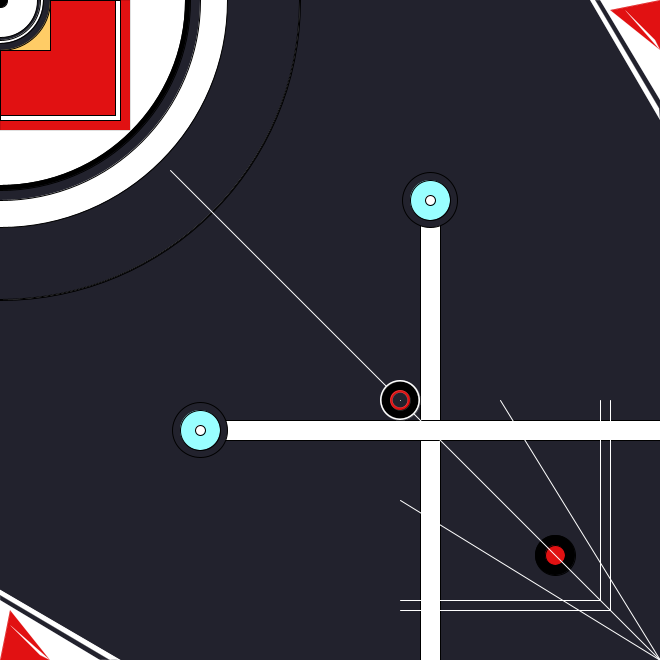
Frame 1 (no input)
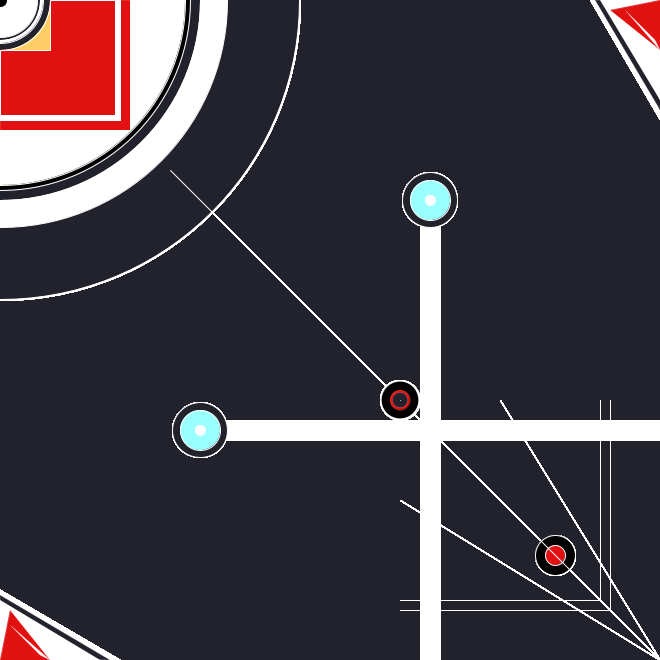
Frame 60 (the mouse pressed at the canvas centre just before this capture)
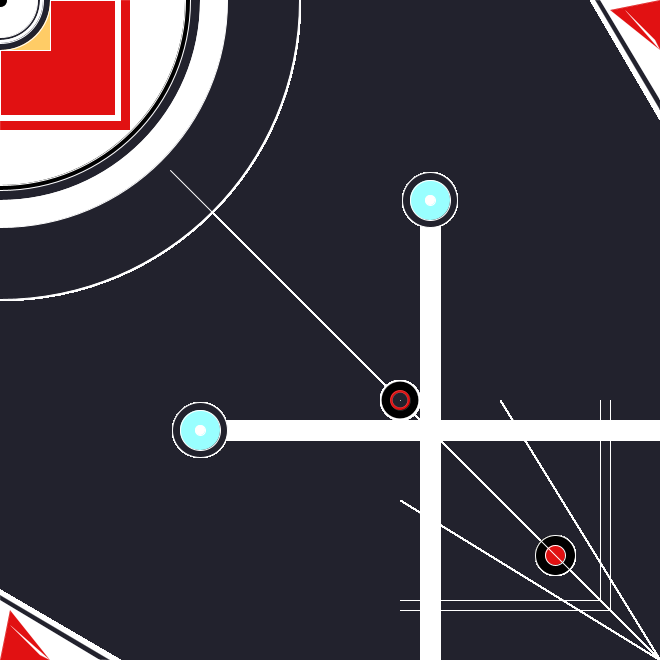
Frame 120 (the mouse held since frame 60 and released just before this capture)

The Processing sketch that drew these frames (run headless with seeded random() and noise(); from frame 60 on, the mouse is pressed at the canvas centre):

// Processing sketch: processing_127932
// ── processing_127932.pde

//Playgramming: 1/13/14, homework 1
//D.G.Kahn, Mondrian-Stella progression.




//ABOUT WORK:
//I was inspired by Tlingit art and Navajo patterns and adopted their pallet and patterns into a piece inspired by both Nadir Alfonso and Pieter Mondrian.
//The colours are strong and work together to give body to the shapes in a way that is an inversion of Mondrian's white-colour dynamic and more visually striking than the soft and velvetine tones of Alfonso.
//The idea was to create a piece that had both the stark structure of Mondrian and the grace of Alfonso.
//Hopefully it came close?

//ABOUT CODE:
//Some of the code may be unnecessary, though I tried to simplify things down. I prefer hexcolor to other methods, and I chose not to animate as it seemed out of place.
//Size was decidedly square, for balance, and deviations from form are deliberate.

//Begin;

void setup()
{
 size(660,660);
 background(#22222d);
}

void draw()
{
 
 //We begin with disciplined shapes...
 fill(#FFFFFF);
 ellipse(0,0,600,600);
 
 fill(#22222d);
 ellipse(0,0,599,599);
 
 fill(#FFFFFF);
 ellipse(0,0,455,455);
 
 fill(#22222d);
 ellipse(0,0,400,400);
 
 fill(#000000);
 ellipse(0,0,380,380);
 
 fill(#FFFFFF);
 ellipse(0,0,370,370);
 
 //add colour dynamics utilizing the form (Composition II in Red, Blue, and Yellow by Mondrian)...
 //colours from the Tlingit pallet, with minor variations in depth on reds...
 
 //we change the stroke weight to let the red bleed into the boarder, but only here...
 strokeWeight(0);
 fill(#E11112);
 rect(0,0,130,130);
 
 //stroke weight reverts, we get independent forms again...
 strokeWeight(1);
 fill(#FFFFFF);
 rect(0,0,120,120);
 
 fill(#E11112);
 rect(0,0,115,115);
 
 //we leave the stroke weight the same to give a nice white outlaying for forms...
 fill(#FFCC66);
 rect(0,0,50,50);
 
 fill(#22222d);
 ellipse(0,0,100,100);
 
 fill(#FFFFFF);
 ellipse(0,0,86,86);
 
 fill(#22222d);
 ellipse(0,0,80,80);
 
 fill(#FFFFFF);
 ellipse(0,0,75,75);
 
 fill(#000000);
 ellipse(0,0,15,15);
 
 //now the arc forms...
 //here I wanted to bring in some of the soothing light blue and white interplay, a departure from the bold white on navy...

 
 //lead rectangles...
 fill(#FFFFFF);
 rect(420,200,20,660);
 fill(#FFFFFF);
 rect(200,420,660,20);
 
 //ellipses in blue...
 ellipse(430,200,50,50);
 fill(#22222d);
 ellipse(430,200,55,55);
 fill(#99FFFF);
 ellipse(430,200,40,40);
 fill(#FFFFFF);
 ellipse(430,200,10,10);
 fill(#99FFFF);
 ellipse(200,430,50,50);
 fill(#22222d);
 ellipse(200,430,55,55);
 fill(#99FFFF);
 ellipse(200,430,40,40);
 fill(#FFFFFF);
 ellipse(200,430,10,10);
 

 fill(#000000);
 ellipse(555,555,40,40);
 fill(#E11112);
 ellipse(555,555,20,20);

 
 //and the lines...
 stroke(#FFFFFF);
 line(170,170,660,660);
 line(400,600,600,600);
 line(400,610,610,610);
 line(600,400,600,600);
 line(610,400,610,610);
 line(660,660,500,400);
 line(660,660,400,500);
 
 
 //and finally the triangles...
 //1
 fill(#FFFFFF);
 triangle(0,590,0,650,120,660);
 strokeWeight(0);
 fill(#22222d);
 triangle(0,595,0,655,110,660);
 fill(#FFFFFF);
 triangle(0,600,0,660,100,660);
 fill(#E11112);
 triangle(10,610,0,660,50,660);
 fill(#FFFFFF);
 triangle(10,625,50,660,40,655);

//2
fill(#FFFFFF);
 triangle(660,120,650,0,590,0);
 strokeWeight(0);
 fill(#22222d);
 triangle(660,110,655,0,595,0);
 fill(#FFFFFF);
 triangle(660,100,660,0,600,0);
 fill(#E11112);
 triangle(660,50,660,0,610,10);
 fill(#FFFFFF);
 triangle(655,40,660,50,625,10);
 
 //middle ellipse
 ellipse(400,400,40,40);
 fill(#E11112);
 ellipse(400,400,35,35);
 fill(#000000);
 ellipse(400,400,37,37);
 fill(#E11112);
 ellipse(400,400,20,20);
 fill(#22222d);
 ellipse(400,400,15,15);
 strokeWeight(1);
 point(400,400);
 
}
